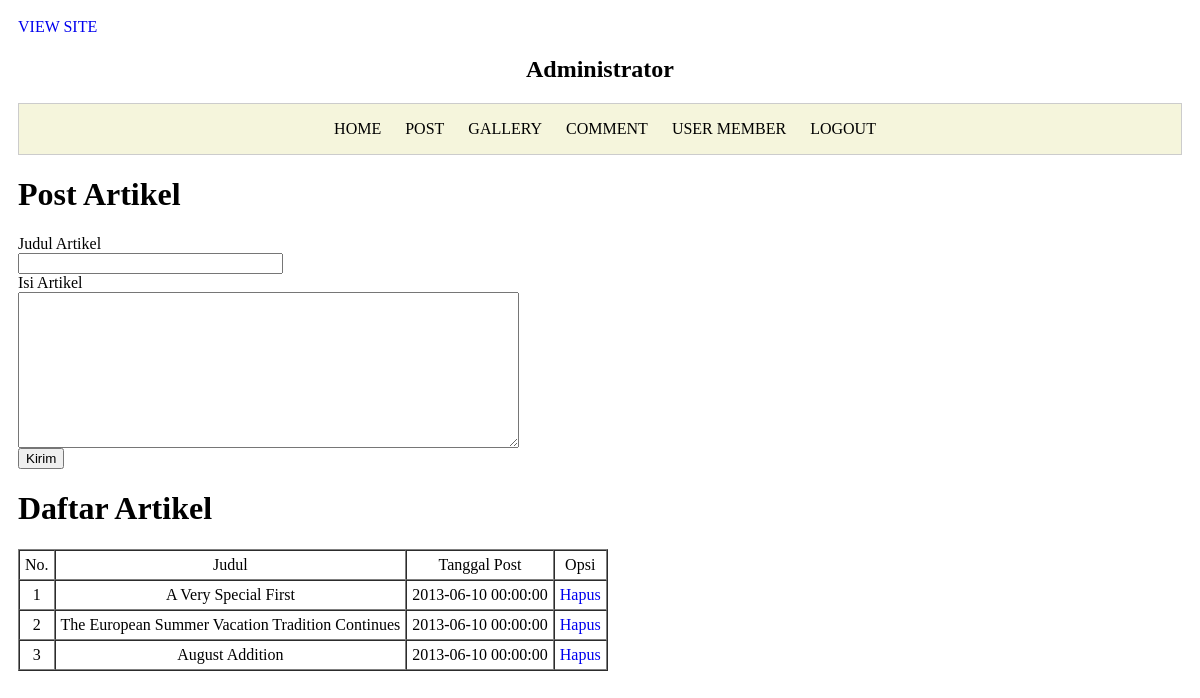
The app's page /admin/home.php?post (signed in) with its own data.
### tables this page shows
CREATE TABLE IF NOT EXISTS `artikel` (
  `id_artikel` int(5) NOT NULL AUTO_INCREMENT,
  `judul_artikel` varchar(50) NOT NULL,
  `isi_artikel` text NOT NULL,
  `tgl_artikel` datetime NOT NULL,
  PRIMARY KEY (`id_artikel`)
);

### admin/Post.php (the view, shortened to what this page needs)
<html>
<body>
<h1>Post Artikel</h1>
<form method="post" name="posting_form" action="submit.php" id="form">
Judul Artikel<br>
<input type="text" name="judul_artikel" size="30" required="required"><br>
Isi Artikel<br>
<textarea name="isi_artikel" cols="60" rows="10" required="required"></textarea><br>
<input type="submit" name="submit" value="Kirim">
</form>
<h1>Daftar Artikel</h1>
<table border="1" cellpadding="5" cellspacing="0" style="text-align:center">
	<thead>
    	<tr>
        	<td>No.</td>
        	<td>Judul</td>
        	<td>Tanggal Post</td>
			<td>Opsi</td>
        </tr>
    </thead>
    <tbody>
    <?php
	$query = mysql_query("select * from artikel");
	$no=1;
	while ($data = mysql_fetch_array($query)) {
	?>
    	<tr>
			<td><?php echo $no; ?></td>
			<td><?php echo $data['judul_artikel']; ?></td>
        	<td><?php echo $data['tgl_artikel']; ?></td>
            <td>
                <a href="delete.php?id_artikel=<?php echo $data['id_artikel']; ?>">Hapus</a>
            </td>
        </tr>
    <?php
		$no++;
	}
	?>
    </tbody>
</table>
</body>
</html>

### admin/css/style.css (style rules this page uses)
#bodyhome { padding: 10px; }
#bodyhome a { text-decoration:none; }

### records on screen
artikel: judul_artikel "A Very Special First", tgl_artikel "2013-06-10 00:00:00"
artikel: judul_artikel "The European Summer Vacation Tradition Continues", tgl_artikel "2013-06-10 00:00:00"
artikel: judul_artikel "August Addition", tgl_artikel "2013-06-10 00:00:00"
